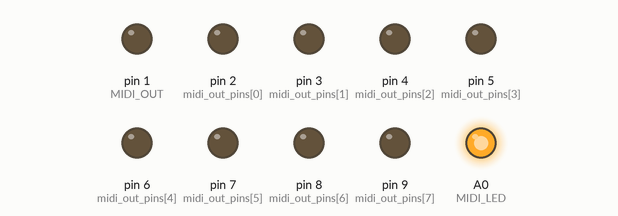
Simulated run of this sketch. Board: Arduino Uno, built with avr-gcc and run on an emulated ATmega328P. Parts: output pins drawn as LEDs (lit = HIGH). MIDI output is not drawn.

Above: at 0.1 s.
At 0.7 s:
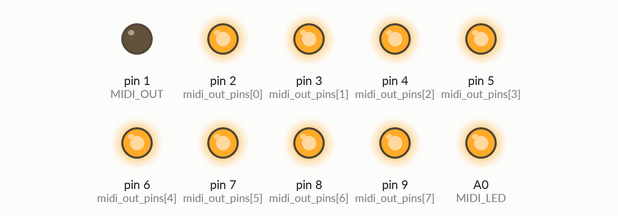
Timing chart, 0 to 2.2 s (numbered marks = the images above):
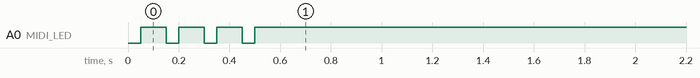

The sketch:

one_output_per_midi_channel.ino
```cpp
/*
 * One Output per MIDI Channel
 *
 * MIDI messages are splitted and transmitted on outputs 1 to 8, according to their MIDI channel.
 *
 * Example: if a NoteOn message is received on MIDI channel 2, Output 2 will transmit the NoteOn message
 *
 *
 * Requires the Arduino MIDI Library:
 * https://github.com/FortySevenEffects/arduino_midi_library
 *
*/

  // Pin definitions
  #define MIDI_LED A0

  #define MIDI_IN 0
  #define MIDI_OUT 1

  #define NBR_MIDI_OUTS 8

  byte midi_out_pins[NBR_MIDI_OUTS] = {
    2, 3, 4, 5, 6, 7, 8, 9
  };    // array of output pin numbers (Arduino #)

  byte midi_outputs[16] = {
  // ch: 1  2  3  4  5  6  7  8  9 10 11 12 13 14 15 16
         1, 2, 3, 4, 5, 6, 7, 0, 0, 8, 0, 0, 0, 0, 0, 0
  };    // output number (1-8) for each MIDI channel, 0 = no output


#define SYS_MSG_FILTER 0xF0


#include <MIDI.h>

// MIDI Channel we want to react to
#define MIDI_CHANNEL MIDI_CHANNEL_OMNI

MIDI_CREATE_DEFAULT_INSTANCE();


// blink stuff for input
bool needs_refresh;
uint8_t MIDI_blink;


// -----------------------------------------------------------------------------

volatile uint8_t control_clock_tick;

ISR(TIMER0_COMPA_vect) {
  // 1kHz clock for timing trigger pulses.
  ++control_clock_tick;
}

void tick()
{
  if (MIDI_blink)
  {
    --MIDI_blink;
    needs_refresh = true;
  }
}

#define MIDI_LED_BLINK_TIME 20
void blink_MIDI_LED(void)
{
  MIDI_blink = MIDI_LED_BLINK_TIME;
}


void setup()
{
  // set Inputs
  pinMode(MIDI_IN, INPUT);

  // set Outputs
  pinMode (MIDI_LED, OUTPUT);
  pinMode (MIDI_OUT, OUTPUT);

  // initialize MIDI LED state (off) and blink
  for (uint8_t i = 0; i < 4; i++)
  {
    digitalWrite(MIDI_LED, LOW);
    delay(50);
    digitalWrite(MIDI_LED, HIGH);
    delay(100);
  }

  // MIDI outputs
  for (byte i = 0; i < NBR_MIDI_OUTS; i++)
  {
    pinMode(midi_out_pins[i],       OUTPUT);
    digitalWrite(midi_out_pins[i],  HIGH);    // enable on LOW
  }

  // Set a 1kHz timer for non-blocking Trigger and blinking durations/delays
  TCCR0A |= (1 << WGM01);                       // Set Timer0 to CTC (Clear Timer on Compare Match) mode
  TCCR0B |= (1 << CS01) | (1 << CS00);          // Set prescaler to 64 (prescaler bits: CS02=0, CS01=1, CS00=1)
  OCR0A = 124; // (16MHz / (64 * 1000Hz)) - 1   // Set compare match register to generate a 1kHz frequency
  TIMSK0 |= (1 << OCIE0A);                      // Enable timer compare interrupt
  sei();                                        // Enable interrupts

  // Initiate MIDI communications, listen to ALL channels
  MIDI.begin(MIDI_CHANNEL);

  // Do not repeat automatically
  MIDI.turnThruOff();
}

void loop()
{
  // read incomming MIDI messages
  if (MIDI.read())
  {
    uint8_t channel = MIDI.getChannel();
    uint8_t type = MIDI.getType();

    // test if we have a system message (>= 0xF0) or channel message (< 0xF0)
    if ((type & SYS_MSG_FILTER) == SYS_MSG_FILTER)
    {
      // this is a system message
      // send to all outputs (set outputs D2 to D9  LOW)

      PORTD &= 0b00000011;  // set PORTD 2 to 7 (outputs D2 to D7)  LOW
      PORTB &= 0b11111100;  // set PORTB 0 and 1 (outputs D8 and D9)  LOW

        // write the message back
        MIDI.send(type,
                  MIDI.getData1(),
                  MIDI.getData2(),
                  channel);

        // wait until transmit buffer is empty
        Serial.flush();

      PORTD |= 0b11111100;  // set PORTD 2 to 7 (outputs D2 to D7)  HIGH
      PORTB |= 0b00000011;  // set PORTB 0 and 1 (outputs D8 and D9)  HIGH
    }
    else  // this is a channel message
    {
      byte output = midi_outputs[channel - 1];
      if (output > 0)
      {
        // enable the output corresponding to the incoming MIDI message channel
        digitalWrite(midi_out_pins[output - 1], LOW);

        // write the message back
        MIDI.send(type,
                  MIDI.getData1(),
                  MIDI.getData2(),
                  channel);

        // wait until transmit buffer is empty
        Serial.flush();

        // disable the output
        digitalWrite(midi_out_pins[output - 1], HIGH);
      }
    }

    blink_MIDI_LED();   // trigger MIDI input LED blinking timer
  }


  // update MIDI LED if required
  if (needs_refresh)
  {
    render_MIDI_LED();
    needs_refresh = false;
  }

  if (control_clock_tick)
  {
    --control_clock_tick;
    tick();
  }
}

void render_MIDI_LED()
{
  digitalWrite(MIDI_LED,MIDI_blink > 0 ? LOW : HIGH);
}
```
